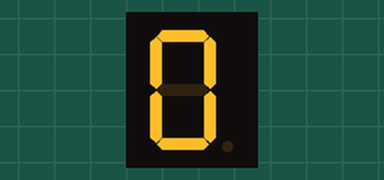
Recording of a program running on a simulated Raspberry Pi (header pin numbers). On the bench: 1-digit seven-segment display. What the program prints to the terminal is not drawn.

Above: at 0.3 s.
At 2.1 s:
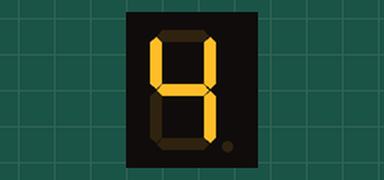
At 3.6 s:
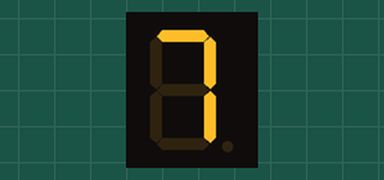
At 8.1 s:
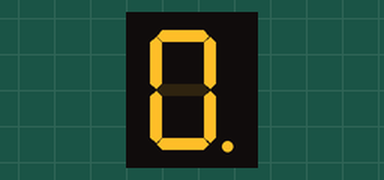
At 12.6 s:
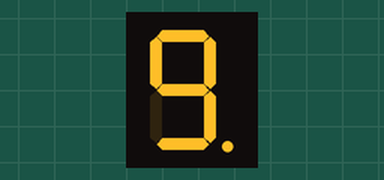
At 17.1 s:
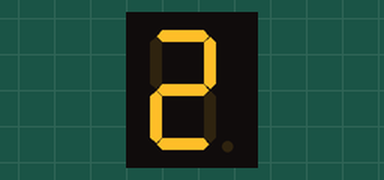

The program:

SevenSegmentDisplay.py
```python
#!/usr/bin/env python3
#############################################################################
# Filename    : SevenSegmentDisplay.py
# Description : Control SevenSegmentDisplay by 74HC595
# Author      : freenove
# modification: 2018/08/02
########################################################################
import RPi.GPIO as GPIO
import time

LSBFIRST = 1
MSBFIRST = 2
#define the pins connect to 74HC595
dataPin   = 11		#DS Pin of 74HC595(Pin14)
latchPin  = 13		#ST_CP Pin of 74HC595(Pin12)
clockPin = 15		#CH_CP Pin of 74HC595(Pin11)
#SevenSegmentDisplay display the character "0"- "F"successively
num = [0xc0,0xf9,0xa4,0xb0,0x99,0x92,0x82,0xf8,0x80,0x90,0x88,0x83,0xc6,0xa1,0x86,0x8e]
def setup():
	GPIO.setmode(GPIO.BOARD)    # Number GPIOs by its physical location
	GPIO.setup(dataPin, GPIO.OUT)
	GPIO.setup(latchPin, GPIO.OUT)
	GPIO.setup(clockPin, GPIO.OUT)

def shiftOut(dPin,cPin,order,val):
	for i in range(0,8):
		GPIO.output(cPin,GPIO.LOW);
		if(order == LSBFIRST):
			GPIO.output(dPin,(0x01&(val>>i)==0x01) and GPIO.HIGH or GPIO.LOW)
		elif(order == MSBFIRST):
			GPIO.output(dPin,(0x80&(val<<i)==0x80) and GPIO.HIGH or GPIO.LOW)
		GPIO.output(cPin,GPIO.HIGH);

def loop():
	while True:
		for i in range(0,len(num)):
			GPIO.output(latchPin,GPIO.LOW)
			shiftOut(dataPin,clockPin,MSBFIRST,num[i])#Output the figures and the highest level is transfered preferentially.
			GPIO.output(latchPin,GPIO.HIGH)
			time.sleep(0.5)
		for i in range(0,len(num)):
			GPIO.output(latchPin,GPIO.LOW)
			shiftOut(dataPin,clockPin,MSBFIRST,num[i]&0x7f)#Use "&0x7f"to display the decimal point.
			GPIO.output(latchPin,GPIO.HIGH)
			time.sleep(0.5)

def destroy():   # When 'Ctrl+C' is pressed, the function is executed.
	GPIO.cleanup()

if __name__ == '__main__': # Program starting from here
	print ('Program is starting...' )
	setup()
	try:
		loop()
	except KeyboardInterrupt:
		destroy()
```

Measured:
- by itself, everything shown: repeats every 16.0 s, in 32 steps
- what the display in image 0 shows lasts 0.4 s, from 0.1 s to 0.5 s
